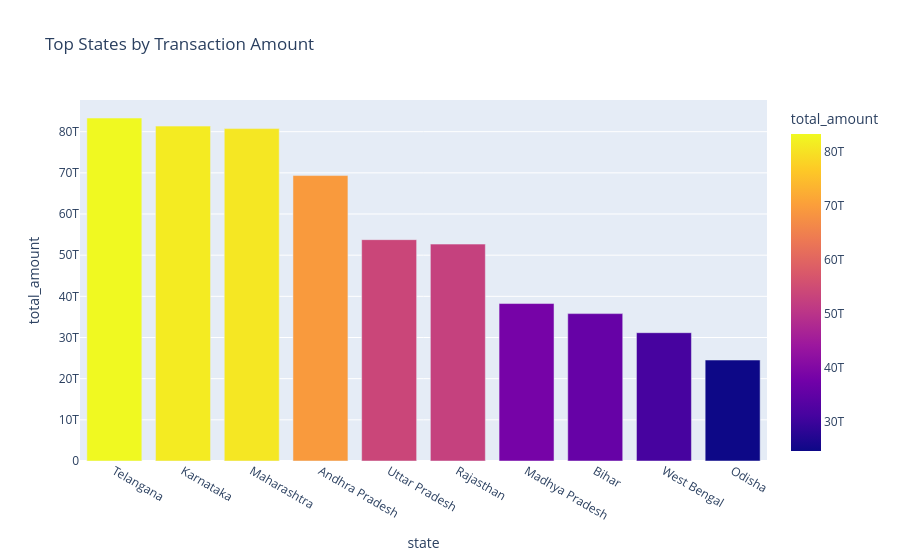
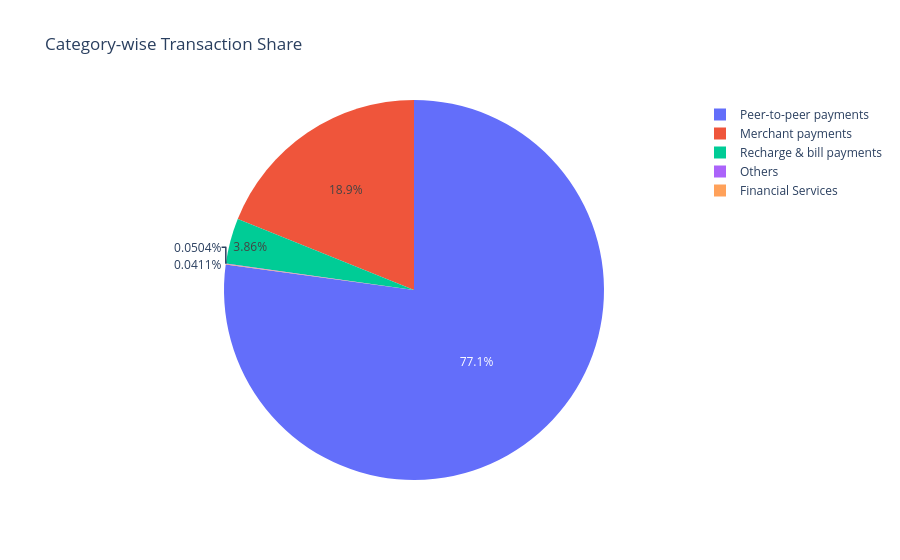
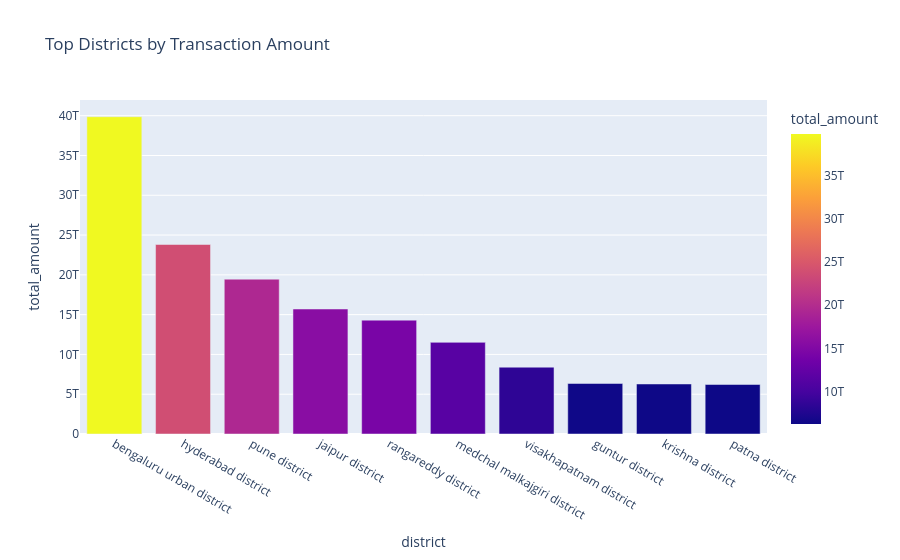

Source (notebook cell) for these figures, in order:
### Code cell
plot_statewise_amount(get_statewise_transactions())
plot_category_share(get_categorywise_transactions())
plot_top_districts(get_top_districts())

### Figure 1 — Plotly figure (JSON) as saved in the notebook; plotly's stock layout.template omitted (floating-point values rounded to 4 significant figures)
{"data": [{"hovertemplate": "state=%{x}<br>total_amount=%{marker.color}<extra></extra>", "legendgroup": "", "marker": {"color": [83310000000000.0, 81360000000000.0, 80750000000000.0, 69340000000000.0, 53770000000000.0, 52690000000000.0, 38250000000000.0, 35800000000000.0, 31170000000000.0, 24530000000000.0], "coloraxis": "coloraxis", "pattern": {"shape": ""}}, "name": "", "orientation": "v", "showlegend": false, "textposition": "auto", "type": "bar", "x": ["Telangana", "Karnataka", "Maharashtra", "Andhra Pradesh", "Uttar Pradesh", "Rajasthan", "Madhya Pradesh", "Bihar", "West Bengal", "Odisha"], "xaxis": "x", "y": [83310000000000.0, 81360000000000.0, 80750000000000.0, 69340000000000.0, 53770000000000.0, 52690000000000.0, 38250000000000.0, 35800000000000.0, 31170000000000.0, 24530000000000.0], "yaxis": "y"}], "layout": {"barmode": "relative", "coloraxis": {"colorbar": {"title": {"text": "total_amount"}}, "colorscale": [[0, "#0d0887"], [0.1111, "#46039f"], [0.2222, "#7201a8"], [0.3333, "#9c179e"], [0.4444, "#bd3786"], [0.5556, "#d8576b"], [0.6667, "#ed7953"], [0.7778, "#fb9f3a"], [0.8889, "#fdca26"], [1, "#f0f921"]]}, "legend": {"tracegroupgap": 0}, "title": {"text": "Top States by Transaction Amount"}, "xaxis": {"anchor": "y", "domain": [0, 1], "title": {"text": "state"}}, "yaxis": {"anchor": "x", "domain": [0, 1], "title": {"text": "total_amount"}}}}

### Figure 2 — Plotly figure (JSON) as saved in the notebook; plotly's stock layout.template omitted (floating-point values rounded to 4 significant figures)
{"data": [{"domain": {"x": [0, 1], "y": [0, 1]}, "hovertemplate": "transaction_type=%{label}<br>total_amount=%{value}<extra></extra>", "labels": ["Peer-to-peer payments", "Merchant payments", "Recharge & bill payments", "Others", "Financial Services"], "legendgroup": "", "name": "", "showlegend": true, "type": "pie", "values": [533100000000000.0, 130700000000000.0, 26680000000000.0, 348600000000.0, 284000000000.0]}], "layout": {"legend": {"tracegroupgap": 0}, "title": {"text": "Category-wise Transaction Share"}}}

### Figure 3 — Plotly figure (JSON) as saved in the notebook; plotly's stock layout.template omitted (floating-point values rounded to 4 significant figures)
{"data": [{"hovertemplate": "district=%{x}<br>total_amount=%{marker.color}<extra></extra>", "legendgroup": "", "marker": {"color": [39880000000000.0, 23810000000000.0, 19460000000000.0, 15710000000000.0, 14310000000000.0, 11520000000000.0, 8397000000000.0, 6349000000000.0, 6286000000000.0, 6222000000000.0], "coloraxis": "coloraxis", "pattern": {"shape": ""}}, "name": "", "orientation": "v", "showlegend": false, "textposition": "auto", "type": "bar", "x": ["bengaluru urban district", "hyderabad district", "pune district", "jaipur district", "rangareddy district", "medchal malkajgiri district", "visakhapatnam district", "guntur district", "krishna district", "patna district"], "xaxis": "x", "y": [39880000000000.0, 23810000000000.0, 19460000000000.0, 15710000000000.0, 14310000000000.0, 11520000000000.0, 8397000000000.0, 6349000000000.0, 6286000000000.0, 6222000000000.0], "yaxis": "y"}], "layout": {"barmode": "relative", "coloraxis": {"colorbar": {"title": {"text": "total_amount"}}, "colorscale": [[0, "#0d0887"], [0.1111, "#46039f"], [0.2222, "#7201a8"], [0.3333, "#9c179e"], [0.4444, "#bd3786"], [0.5556, "#d8576b"], [0.6667, "#ed7953"], [0.7778, "#fb9f3a"], [0.8889, "#fdca26"], [1, "#f0f921"]]}, "legend": {"tracegroupgap": 0}, "title": {"text": "Top Districts by Transaction Amount"}, "xaxis": {"anchor": "y", "domain": [0, 1], "title": {"text": "district"}}, "yaxis": {"anchor": "x", "domain": [0, 1], "title": {"text": "total_amount"}}}}
